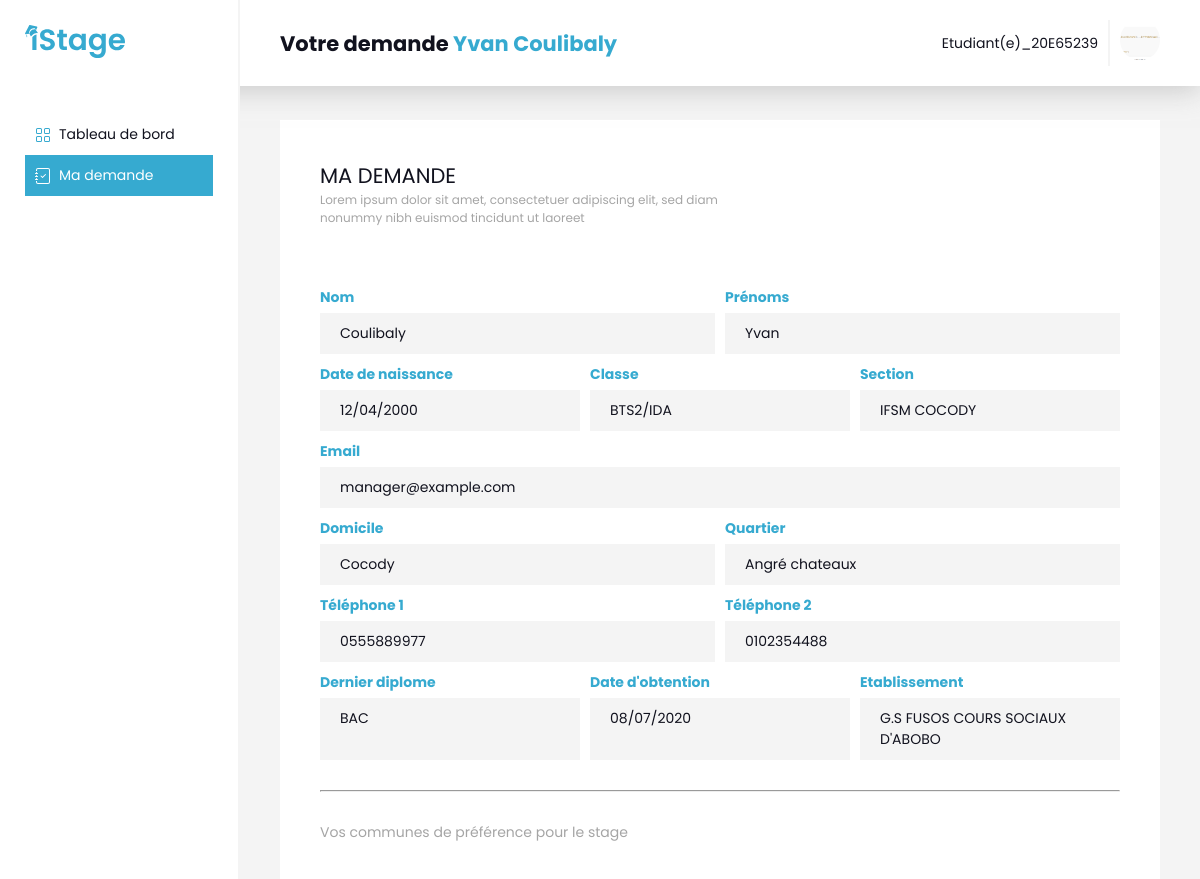
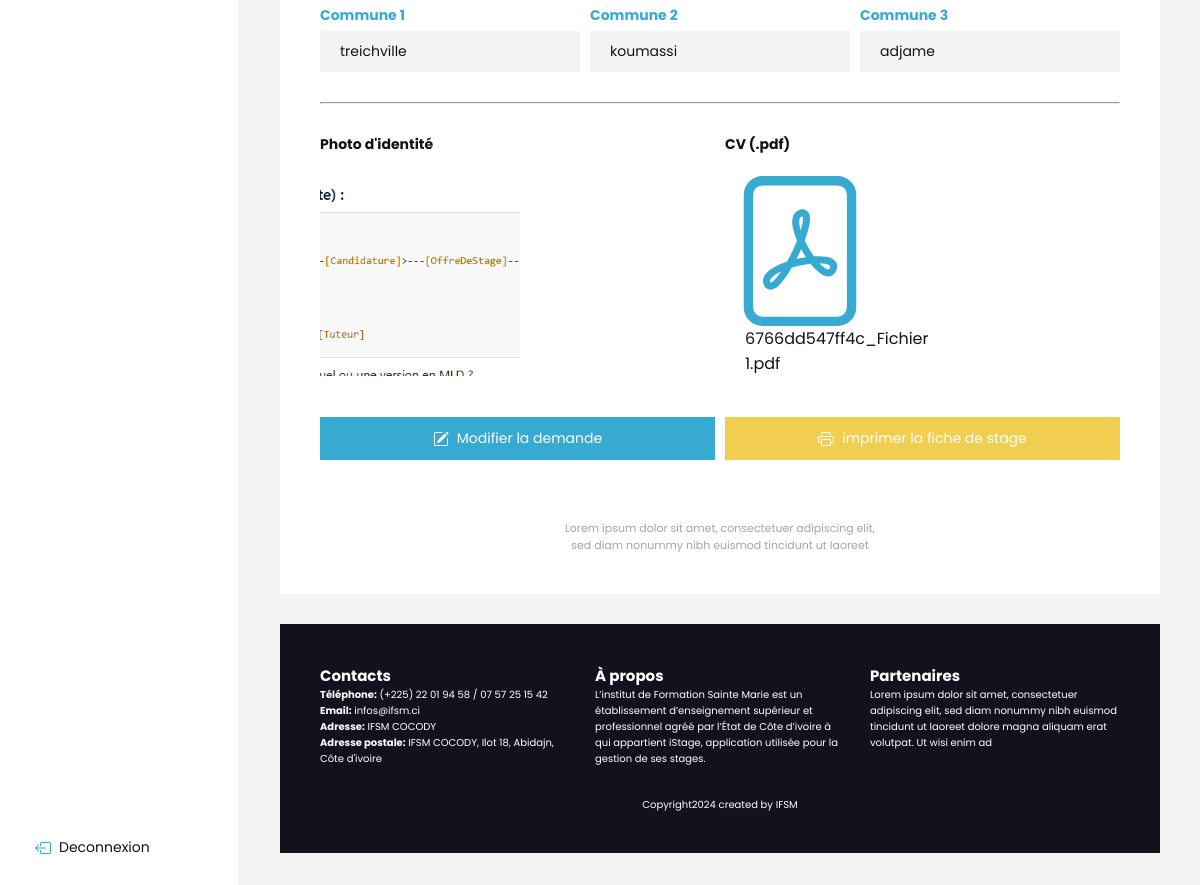
The app's page /sheet.php (signed in) with its own data (2 pictures, top to bottom).
### tables this page shows
CREATE TABLE `etudiant` (
  `id` int(11) NOT NULL,
  `matricule` varchar(50) NOT NULL,
  `nom` varchar(100) NOT NULL,
  `prenom` varchar(100) NOT NULL,
  `date` varchar(15) NOT NULL,
  `sexe` varchar(2) NOT NULL,
  `email` varchar(150) NOT NULL,
  `commune` varchar(50) NOT NULL,
  `quartier` varchar(100) NOT NULL,
  `phone` varchar(20) DEFAULT NULL,
  `phone_2` varchar(20) NOT NULL,
  `classe` varchar(100) NOT NULL,
  `filiere` varchar(100) DEFAULT NULL,
  `niveau` varchar(50) DEFAULT NULL,
  `section` int(11) NOT NULL,
  `commune_1` varchar(50) NOT NULL,
  `commune_2` varchar(50) NOT NULL,
  `commune_3` varchar(50) NOT NULL,
  `photo` text NOT NULL,
  `cv` text NOT NULL,
  `statut` varchar(50) NOT NULL,
  `diplome` varchar(20) NOT NULL,
  `date_diplome` varchar(20) NOT NULL,
  `etablissement` varchar(150) NOT NULL,
  `solde` int(11) NOT NULL,
  `mot_de_passe` varchar(255) NOT NULL
);

CREATE TABLE `section` (
  `id` int(11) NOT NULL,
  `code` varchar(30) NOT NULL,
  `name` varchar(50) NOT NULL,
  `phone` varchar(12) NOT NULL,
  `phone_2` varchar(12) NOT NULL,
  `adresse` text NOT NULL,
  `created` timestamp NOT NULL DEFAULT current_timestamp()
);

### sheet.php (the view, shortened to what this page needs)
<?php
require('./php/security.php');
$checkStudents = $bd->prepare('SELECT * FROM etudiant WHERE id = ?');
$checkStudents->execute(array($_SESSION['id']));
$etudiant = $checkStudents->fetch();
$checkSection = $bd->prepare('SELECT * FROM section WHERE id = ?');
$checkSection->execute(array($etudiant['section']));
$section = $checkSection->fetch();
?>
<!DOCTYPE html>
<html lang="en">
<head>
    <link rel="stylesheet" href="./css/style.css">
    <link rel="stylesheet" href="./css/other.css">
</head>
<body>
    <section class="home section import">
        <div class="navbar">
            <div class="text">
                <h2>Votre demande <span style="color: var(--blue); text-transform: capitalize;"><?= $_SESSION['prenom'] ?> <?= $_SESSION['nom'] ?></span></span></h2>
            </div>
            <div id="statut"><?= $_SESSION['statut'] ?>_<?= $_SESSION['matricule'] ?></span></div>
            <div class="profile">
               <div class="img-profile">
                <img src="<?= $etudiant['photo'] ?>" alt="">
               </div>
            </div>
        </div>
        <div class="menu-lateral">
            <div class="bar">
            </div>
            <ul>
                <li>
                    <a href="./home.php">
                        Tableau de bord
                    </a>
                </li>
                <li>
                    <a href="./ask.php" id="active">
                        Ma demande
                    </a>
                </li>
            </ul>
            <a href="./php/logoutAction.php" id="deconnect">
                Deconnexion
            </a>
        </div>
        <div class="content">
            <div class="item">
                <div class="label">
                    <div class="text">
                        <H1>MA DEMANDE</H1>
                        <p>
                            Lorem ipsum dolor sit amet,
                            consectetuer adipiscing elit,
                            sed diam nonummy nibh euismod
                            tincidunt ut laoreet
                        </p>
                    </div>
                </div>
                <form action="" method="POST" enctype="multipart/form-data">
                    <div class="row">
                        <div class="group">
                            <label for="">Nom</label>
                            <div class="col"><?= $etudiant['nom'] ?></div>
                        </div>
                        <div class="group">
                            <label for="">Prénoms</label>
                            <div class="col"><?= $etudiant['prenom'] ?></div>
                        </div>
                    </div>
                    <div class="row">
                        <div class="group">
                            <label for="">Date de naissance</label>
                            <div class="col"><?= $etudiant['date'] ?></div>
                        </div>
                        <div class="group">
                            <label for="">Classe</label>
                            <div class="col"><?= $etudiant['classe'] ?></div>
                        </div>
                        <div class="group">
                            <label for="">Section</label>
                            <div class="col"><?= $section['code'] ?></div>
                        </div>
                    </div>
                    <div class="group">
                        <label for="">Email</label>
                        <div id="" class="col"><?= $etudiant['email']?></div>
                    </div>
                    <div class="row">
                        <div class="group">
                            <label for="">Domicile</label>
                            <div id="" class="col"><?= $etudiant['commune']?></div>
                        </div>
                        <div class="group">
                            <label for="">Quartier</label>
                            <div id="" class="col"><?= $etudiant['quartier']?></div>
                        </div>
                    </div>
                    <div class="row">
                        <div class="group">
                            <label for="">Téléphone 1</label>
                            <div id="" class="col"><?= $etudiant['phone']?></div>
                        </div>
                        <div class="group">
                            <label for="">Téléphone 2</label>
                            <div id="" class="col"><?= $etudiant['phone_2']?></div>
                        </div>
                    </div>
                    <div class="row">
                        <div class="group">
                            <label for="">Dernier diplome</label>
                            <div id="" class="col"><?= $etudiant['diplome']?></div>
                        </div>
                        <div class="group">
                            <label for="">Date d'obtention</label>
                            <div id="" class="col"><?= $etudiant['date_diplome']?></div>
                        </div>
                        <div class="group">
                            <label for="">Etablissement</label>
                            <div id="" class="col"><?= $etudiant['etablissement']?></div>
                        </div>
                    </div>
                    <hr style="margin:20px 0;">
                    <p class="baseline" style="text-align:left; ">Vos communes de préférence pour le stage</p>
                    <br>
                    <div class="row">
                        <div class="group">
                            <label for="">Commune 1</label>
                            <div id="" class="col"><?= $etudiant['commune_1']?></div>
                        </div>
                        <div class="group">
                            <label for="">Commune 2</label>
                            <div id="" class="col"><?= $etudiant['commune_2']?></div>
                        </div>
                        <div class="group">
                            <label for="">Commune 3</label>
                            <div id="" class="col"><?= $etudiant['commune_3']?></div>
                        </div>
                    </div>
                    <hr style="margin:20px 0;">
                    <div class="row">
                        <div class="col other">
                            <label for="">Photo d'identité</label><br>
                            <img src="<?= $etudiant['photo']?>" alt="" class="photo">
                        </div>
                        <div class="col other" style="background: transparent;">
                            <label for="">CV (.pdf)</label><br>
                            <div class="cv">
                                <p>
                                    <?php
                                        $part = explode('/', $etudiant['cv']);
                                        echo $part[2];
                                    ?>
                                </p>
                            </div>
                        </div>
                    </div>
                    <br>
                    <div class="link">
                        <a href="./form.php?update=on">
                            Modifier la demande
                        </a>
                        <a href="#">
                            imprimer la fiche de stage
                        </a>
                    </div>
                </form>
                <p class="basetext">Lorem ipsum dolor sit amet,
                    consectetuer adipiscing elit,<br>
                    sed diam nonummy nibh euismod
                    tincidunt ut laoreet </p>
            </div>
            <div class="item foot">
                <div class="text">
                    <div class="">
                        <h2>Contacts</h2>
                        <strong>Téléphone:</strong> (+225) 22 01 94 58 / 07 57 25 15 42 <br>
                        <strong>Email:</strong> infos@ifsm.ci <br>
                        <strong>Adresse:</strong> IFSM COCODY <br>
                        <strong>Adresse postale:</strong> IFSM COCODY, Ilot 18, Abidajn, Côte d'ivoire
                    </div>
                    <div class="">
                        <h2>À propos</h2>
                        L’institut de Formation Sainte Marie est un établissement
                        d’enseignement supérieur et professionnel agréé par
                        l’État de Côte d’ivoire à qui appartient iStage, application
                        utilisée pour la gestion de ses stages.
                    </div>
                    <div class="">
                        <h2>Partenaires</h2>
                        Lorem ipsum dolor sit amet, consectetuer adipiscing elit,
                        sed diam nonummy nibh euismod tincidunt ut laoreet dolore
                        magna aliquam erat volutpat. Ut wisi enim ad
                    </div>
                </div>
                <p>Copyright2024 created by IFSM</p>
            </div>
        </div>
    </section>
</body>
</html>

### css/style.css (style rules this page uses)
:root { --blue: #36aad0; --text: #11121e; --white: #ffffff; --grey: #a5a5a5; --gold: #f1ce4f; --lightgrey: #f4f4f4; --transition: all 0.3s ease; }
* { padding: 0; margin: 0; box-sizing: border-box; font-family: 'poppins'; }
body { color: var(--text); font-size: 14px; }
.section { width: 100%; }
.baseline { color: var(--grey); width: 100%; text-align: center; }
ul { list-style: none; }
a { text-decoration: none; }
.home { position: relative; height: 100vh; background: var(--lightgrey); overflow: hidden; overflow-y: scroll; }
.section .menu-lateral { position: fixed; display: flex; width: 20%; height: 100vh; padding: 25px; background: var(--white); border-right: 2px solid var(--lightgrey); flex-direction: column; top: 0; z-index: 99; }
.section .menu-lateral .bar svg { object-fit: cover; width: 100px; }
.section .menu-lateral ul { width: 100%; margin: 50px 0; }
.section .menu-lateral ul li { width: 100%; }
.section .menu-lateral ul li a, #deconnect { display: flex; color: var(--text); width: 100%; padding: 10px; transition: var(--transition); align-items: center; gap: 8px; }
.section .menu-lateral ul li a svg, #deconnect svg { color: var(--blue); transition: var(--transition); }
.section .menu-lateral ul li a:hover, #active, #deconnect:hover { color: var(--white); background: var(--blue); }
#active svg { color: var(--white); }
.section .navbar { position: fixed; display: flex; width: 100%; padding: 20px 40px; padding-left: calc(20% + 40px); background-color: var(--white); justify-content: space-between; align-items: center; left: 0; top: 0; box-shadow: 0px 5px 25px #a8a8a888; z-index: 97; }
.section .navbar .text { display: flex; align-items: center; gap: 10px; }
.navbar .img-profile { padding-left: 10px; border-left: 2px solid var(--lightgrey); }
.img-profile img { object-fit: cover; width: 40px; height: 40px; border-radius: 50%; }
#statut { margin-left: auto; margin-right: 10px; }
#deconnect { margin-top: auto; }
.section .content { display: flex; width: 100%; padding: 40px; padding-top: 120px; padding-left: calc(20% + 40px); padding-right: 40px; gap: 30px; flex-direction: column; }
.home .content .item { display: flex; color: var(--text); width: 100%; padding: 40px; background: var(--white); flex-direction: column; gap: 30px; }
.home .content .item .label { display: flex; width: 100%; }
.home .content .item .label h1 { font-weight: 400; }
.home .content .item .label p { color: var(--grey); width: 400px; font-size: 12px; }
.link { display: flex; width: 100%; gap: 10px; }
.link a { flex: 1; display: flex; color: var(--white); width: fit-content; padding: 10px 20px; background: var(--blue); border: 1px solid var(--blue); transition: var(--transition); justify-content: center; align-items: center; gap: 8px; }
.link a:nth-child(2) { display: flex; color: var(--white); width: fit-content; padding: 10px 20px; background: var(--gold); border: 1px solid var(--gold); transition: var(--transition); align-items: center; gap: 8px; }
.home .content .item.foot { display: flex; color: var(--white); font-size: 10px; background: var(--text); align-items: center; }
.home .content .item.foot .text { display: flex; width: 100%; gap: 25px; }
.home .content .item.foot .text div { flex: 1; }
.import form { display: flex; width: 100%; margin: 30px 0; gap: 10px; flex-direction: column; }
form .row { display: flex; width: 100%; gap: 10px; }
.import form .col { flex: 1; padding: 10px 20px; background: var(--lightgrey); border: 0; outline: none; transition: var(--transition); }
.import form .col.other { flex: 1; display: flex; height: fit-content; padding: 0; background: transparent; border: 0; outline: none; transition: var(--transition); flex-direction: column; }
.import form .col.other label { padding: 0; font-weight: 700; }
.import .basetext { color: var(--grey); font-size: 11px; width: 100%; text-align: center; }

### css/other.css (style rules this page uses)
form .group { flex: 1; display: flex; flex-direction: column; gap: 5px; }
form .group label { font-weight: 700; color: var(--blue); }

### sheet.php (style rules this page uses)
.col.other .photo { object-fit:cover; width: 200px; height: 200px; }
.col.other .cv { position: relative; width: 200px; height: 200px; }
.col.other .cv p { position: absolute; font-size: 16px; padding-left: 20px; bottom: 0; }
.col.other .cv svg { color: var(--blue); width: 150px; height: 150px; }

### records on screen
etudiant: photo (picture), nom "Coulibaly", prenom "Yvan", date "12/04/2000", classe "BTS2/IDA", email "manager@example.com", commune "Cocody", quartier "Angré chateaux", phone "0555889977", phone_2 "0102354488", diplome "BAC", date_diplome "08/07/2020", etablissement "G.S FUSOS COURS SOCIAUX D'ABOBO", commune_1 "treichville", commune_2 "koumassi", commune_3 "adjame", cv "6766dd547ff4c_Fichier 1.pdf"
section: code "IFSM COCODY"

### other values on screen
$_SESSION['prenom'] "Yvan"
$_SESSION['nom'] "Coulibaly"
$_SESSION['statut'] "Etudiant(e)"
$_SESSION['matricule'] "20E65239"
